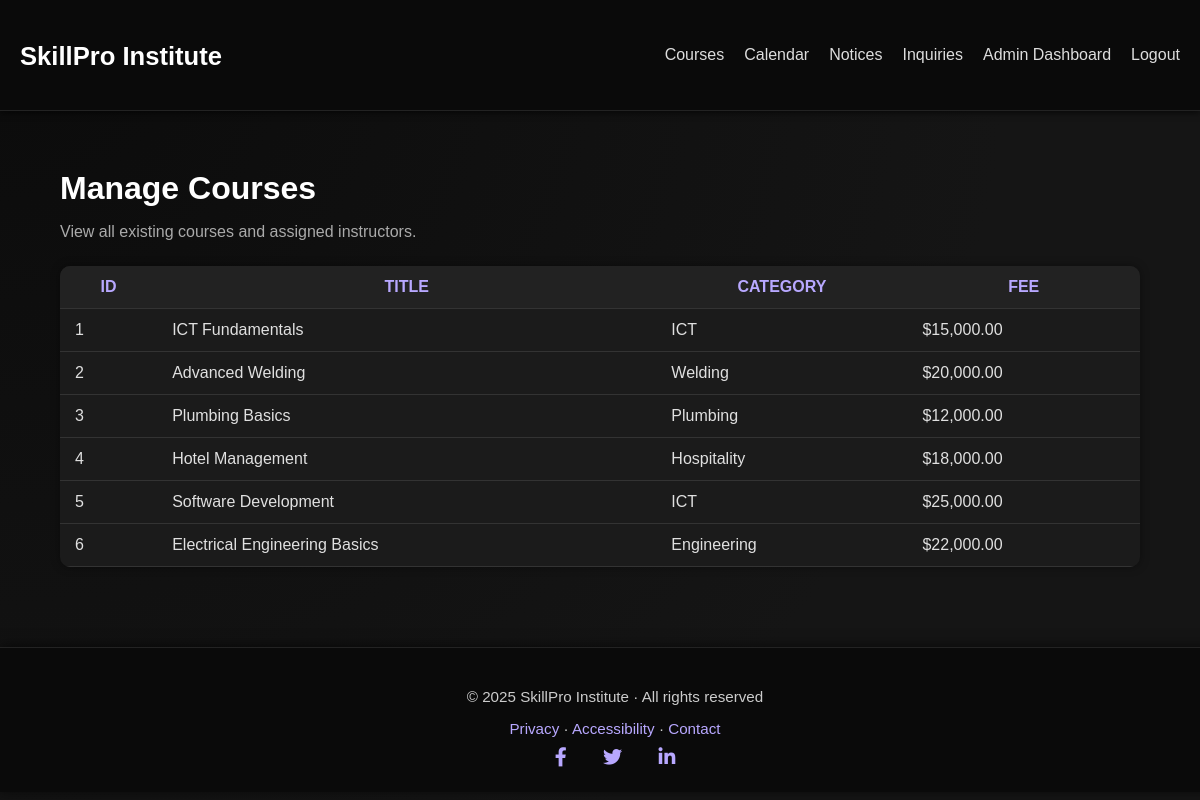
The page /admin/manage_courses.php (signed in) on the database its author committed.
### tables this page shows
CREATE TABLE courses (
  id INT AUTO_INCREMENT PRIMARY KEY,
  title VARCHAR(160),
  category VARCHAR(100),
  description TEXT,
  fee DECIMAL(10,2) DEFAULT 0
);

### admin/manage_courses.php (the view, shortened to what this page needs)
<?php
require __DIR__ . '/../config/db.php';
require __DIR__ . '/../partials/header.php';
$courses = $pdo->query("SELECT * FROM courses")->fetchAll(PDO::FETCH_ASSOC);
?>
<link rel="stylesheet" href="/skill_pro_v2/assets/css/admin.css">
<div class="admin-wrapper">
  <h2>Manage Courses</h2>
  <p>View all existing courses and assigned instructors.</p>
  <table>
    <tr><th>ID</th><th>Title</th><th>Category</th><th>Fee</th></tr>
    <?php foreach ($courses as $c): ?>
      <tr>
        <td><?= $c['id'] ?></td>
        <td><?= htmlspecialchars($c['title']) ?></td>
        <td><?= htmlspecialchars($c['category']) ?></td>
        <td>$<?= number_format($c['fee'], 2) ?></td>
      </tr>
    <?php endforeach; ?>
  </table>
</div>
<?php require __DIR__ . '/../partials/footer.php'; ?>

### assets/css/theme.css (style rules this page uses)
html, body { background-color: #0a0a0a !important; color: #f0f0f0; font-family: "Poppins", Arial, sans-serif; margin: 0; padding: 0; min-height: 100vh; }
h1, h2, h3, h4 { color: #fff; }
:root { --header-h: 78px; }
body { padding-top: var(--header-h); }

### assets/css/admin.css (style rules this page uses)
body { background: radial-gradient(circle at top left, #0b0b0b, #151515 70%); color: #f5f5f5; font-family: "Poppins", sans-serif; margin: 0; padding: 0; }
.admin-wrapper { width: 90%; max-width: 1200px; margin: 100px auto 50px auto; }
.admin-wrapper h2 { font-size: 2rem; color: #fff; margin-bottom: 10px; }
.admin-wrapper p { color: #aaa; margin-bottom: 25px; }
table { width: 100%; border-collapse: collapse; background: #1b1b1b; border-radius: 10px; overflow: hidden; box-shadow: 0 0 10px rgba(0,0,0,0.4); }
th, td { padding: 12px 15px; border-bottom: 1px solid #333; color: #e0e0e0; }
th { background: #222; color: #b8a8ff; text-transform: uppercase; }

### rows shown on the page
courses: id "1", title "ICT Fundamentals", category "ICT", fee "15,000.00"
courses: id "2", title "Advanced Welding", category "Welding", fee "20,000.00"
courses: id "3", title "Plumbing Basics", category "Plumbing", fee "12,000.00"
courses: id "4", title "Hotel Management", category "Hospitality", fee "18,000.00"
courses: id "5", title "Software Development", category "ICT", fee "25,000.00"
courses: id "6", title "Electrical Engineering Basics", category "Engineering", fee "22,000.00"
